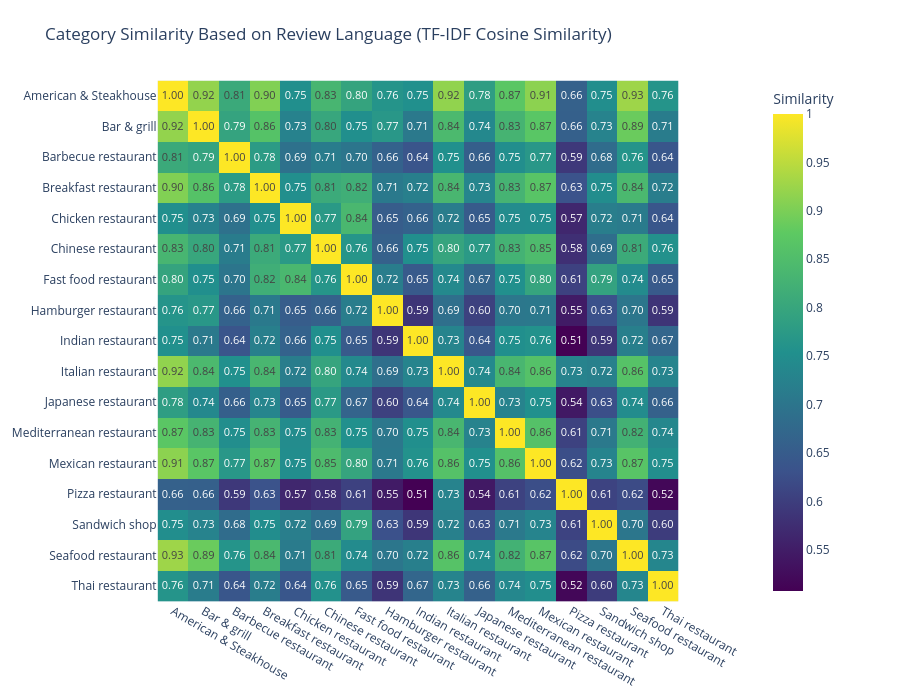

Notebook source saved alongside this figure:
### Code cell
category_reviews_cleaned2 = dataset.groupby("categoryName")["without_stopwords_cleaned_review_body"].apply(lambda x: " ".join(x)).reset_index()
tfidf_matrix2 = vectorizer.fit_transform(category_reviews_cleaned2["without_stopwords_cleaned_review_body"])

similarity_matrix_cleaned2 = cosine_similarity(tfidf_matrix2)

similarity_df_cleaned2 = pd.DataFrame(
    similarity_matrix_cleaned2,
    index=category_reviews_cleaned2["categoryName"],
    columns=category_reviews_cleaned2["categoryName"])

heatmap_chart(similarity_df_cleaned2,
              title="Category Similarity Based on Review Language (TF-IDF Cosine Similarity)",)

### Figure 1 — Plotly figure (JSON) as saved in the notebook; plotly's stock layout.template omitted (floating-point values rounded to 4 significant figures; data arrays with more than 128 entries replaced by an {"elided": "..."} marker saying what was removed)
{"data": [{"coloraxis": "coloraxis", "hovertemplate": "x: %{x}<br>y: %{y}<br>Similarity: %{z}<extra></extra>", "name": "0", "texttemplate": "%{z:.2f}", "type": "heatmap", "x": ["American & Steakhouse", "Bar & grill", "Barbecue restaurant", "Breakfast restaurant", "Chicken restaurant", "Chinese restaurant", "Fast food restaurant", "Hamburger restaurant", "Indian restaurant", "Italian restaurant", "Japanese restaurant", "Mediterranean restaurant", "Mexican restaurant", "Pizza restaurant", "Sandwich shop", "Seafood restaurant", "Thai restaurant"], "xaxis": "x", "y": ["American & Steakhouse", "Bar & grill", "Barbecue restaurant", "Breakfast restaurant", "Chicken restaurant", "Chinese restaurant", "Fast food restaurant", "Hamburger restaurant", "Indian restaurant", "Italian restaurant", "Japanese restaurant", "Mediterranean restaurant", "Mexican restaurant", "Pizza restaurant", "Sandwich shop", "Seafood restaurant", "Thai restaurant"], "yaxis": "y", "z": {"elided": "17x17 float values"}}], "layout": {"coloraxis": {"colorbar": {"title": {"text": "Similarity"}}, "colorscale": [[0, "#440154"], [0.25, "#3b528b"], [0.5, "#21908d"], [0.75, "#5dc962"], [1, "#fde725"]], "showscale": true}, "height": 700, "margin": {"b": 60, "l": 80, "r": 150, "t": 80}, "title": {"text": "Category Similarity Based on Review Language (TF-IDF Cosine Similarity)"}, "width": 900, "xaxis": {"anchor": "y", "constrain": "domain", "domain": [0, 1], "scaleanchor": "y"}, "yaxis": {"anchor": "x", "autorange": "reversed", "constrain": "domain", "domain": [0, 1]}}}
